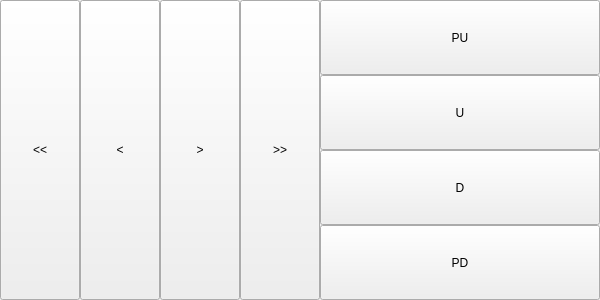
<?xml version="1.0" encoding="UTF-8"?>
<ui version="4.0">
 <class>TouchTableGrid</class>
 <widget class="QWidget" name="TouchTableGrid">
  <property name="geometry">
   <rect>
    <x>0</x>
    <y>0</y>
    <width>600</width>
    <height>300</height>
   </rect>
  </property>
  <property name="sizePolicy">
   <sizepolicy hsizetype="Preferred" vsizetype="Preferred">
    <horstretch>0</horstretch>
    <verstretch>0</verstretch>
   </sizepolicy>
  </property>
  <property name="windowTitle">
   <string>Form</string>
  </property>
  <layout class="QGridLayout" name="gridLayout">
   <property name="leftMargin">
    <number>0</number>
   </property>
   <property name="topMargin">
    <number>0</number>
   </property>
   <property name="rightMargin">
    <number>0</number>
   </property>
   <property name="bottomMargin">
    <number>0</number>
   </property>
   <property name="spacing">
    <number>0</number>
   </property>
   <item row="0" column="0">
    <layout class="QHBoxLayout" name="horizontalLayout">
     <property name="spacing">
      <number>0</number>
     </property>
     <item>
      <layout class="QVBoxLayout" name="leftLayout">
       <property name="spacing">
        <number>0</number>
       </property>
       <item>
        <layout class="QHBoxLayout" name="bottomLayout">
         <item>
          <widget class="QPushButton" name="btnPageLeft">
           <property name="sizePolicy">
            <sizepolicy hsizetype="Minimum" vsizetype="Minimum">
             <horstretch>0</horstretch>
             <verstretch>0</verstretch>
            </sizepolicy>
           </property>
           <property name="text">
            <string>&lt;&lt;</string>
           </property>
          </widget>
         </item>
         <item>
          <widget class="QPushButton" name="btnColumnLeft">
           <property name="sizePolicy">
            <sizepolicy hsizetype="Minimum" vsizetype="Minimum">
             <horstretch>0</horstretch>
             <verstretch>0</verstretch>
            </sizepolicy>
           </property>
           <property name="text">
            <string>&lt;</string>
           </property>
          </widget>
         </item>
         <item>
          <widget class="QPushButton" name="btnColumnRight">
           <property name="sizePolicy">
            <sizepolicy hsizetype="Minimum" vsizetype="Minimum">
             <horstretch>0</horstretch>
             <verstretch>0</verstretch>
            </sizepolicy>
           </property>
           <property name="text">
            <string>&gt;</string>
           </property>
          </widget>
         </item>
         <item>
          <widget class="QPushButton" name="btnPageRight">
           <property name="sizePolicy">
            <sizepolicy hsizetype="Minimum" vsizetype="Minimum">
             <horstretch>0</horstretch>
             <verstretch>0</verstretch>
            </sizepolicy>
           </property>
           <property name="minimumSize">
            <size>
             <width>0</width>
             <height>0</height>
            </size>
           </property>
           <property name="text">
            <string>&gt;&gt;</string>
           </property>
          </widget>
         </item>
        </layout>
       </item>
      </layout>
     </item>
     <item>
      <layout class="QVBoxLayout" name="rightLayout">
       <item>
        <widget class="QPushButton" name="btnPageUp">
         <property name="sizePolicy">
          <sizepolicy hsizetype="Minimum" vsizetype="Minimum">
           <horstretch>0</horstretch>
           <verstretch>0</verstretch>
          </sizepolicy>
         </property>
         <property name="text">
          <string>PU</string>
         </property>
        </widget>
       </item>
       <item>
        <widget class="QPushButton" name="btnLineUp">
         <property name="sizePolicy">
          <sizepolicy hsizetype="Minimum" vsizetype="Minimum">
           <horstretch>0</horstretch>
           <verstretch>0</verstretch>
          </sizepolicy>
         </property>
         <property name="text">
          <string>U</string>
         </property>
        </widget>
       </item>
       <item>
        <widget class="QPushButton" name="btnLineDown">
         <property name="sizePolicy">
          <sizepolicy hsizetype="Minimum" vsizetype="Minimum">
           <horstretch>0</horstretch>
           <verstretch>0</verstretch>
          </sizepolicy>
         </property>
         <property name="text">
          <string>D</string>
         </property>
        </widget>
       </item>
       <item>
        <widget class="QPushButton" name="btnPageDown">
         <property name="sizePolicy">
          <sizepolicy hsizetype="Minimum" vsizetype="Minimum">
           <horstretch>0</horstretch>
           <verstretch>0</verstretch>
          </sizepolicy>
         </property>
         <property name="text">
          <string>PD</string>
         </property>
        </widget>
       </item>
      </layout>
     </item>
    </layout>
   </item>
  </layout>
 </widget>
 <resources/>
 <connections/>
</ui>
